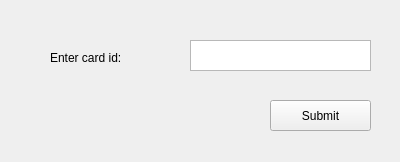
<?xml version="1.0" encoding="UTF-8"?>
<ui version="4.0">
 <class>Form</class>
 <widget class="QWidget" name="Form">
  <property name="geometry">
   <rect>
    <x>0</x>
    <y>0</y>
    <width>400</width>
    <height>162</height>
   </rect>
  </property>
  <property name="windowTitle">
   <string>DELETE CARD</string>
  </property>
  <widget class="QTextEdit" name="idInput">
   <property name="geometry">
    <rect>
     <x>190</x>
     <y>40</y>
     <width>181</width>
     <height>31</height>
    </rect>
   </property>
  </widget>
  <widget class="QLabel" name="label">
   <property name="geometry">
    <rect>
     <x>50</x>
     <y>50</y>
     <width>101</width>
     <height>16</height>
    </rect>
   </property>
   <property name="text">
    <string>Enter card id:</string>
   </property>
  </widget>
  <widget class="QToolButton" name="submitButton">
   <property name="geometry">
    <rect>
     <x>270</x>
     <y>100</y>
     <width>101</width>
     <height>31</height>
    </rect>
   </property>
   <property name="text">
    <string>Submit</string>
   </property>
  </widget>
 </widget>
 <resources/>
 <connections/>
</ui>
